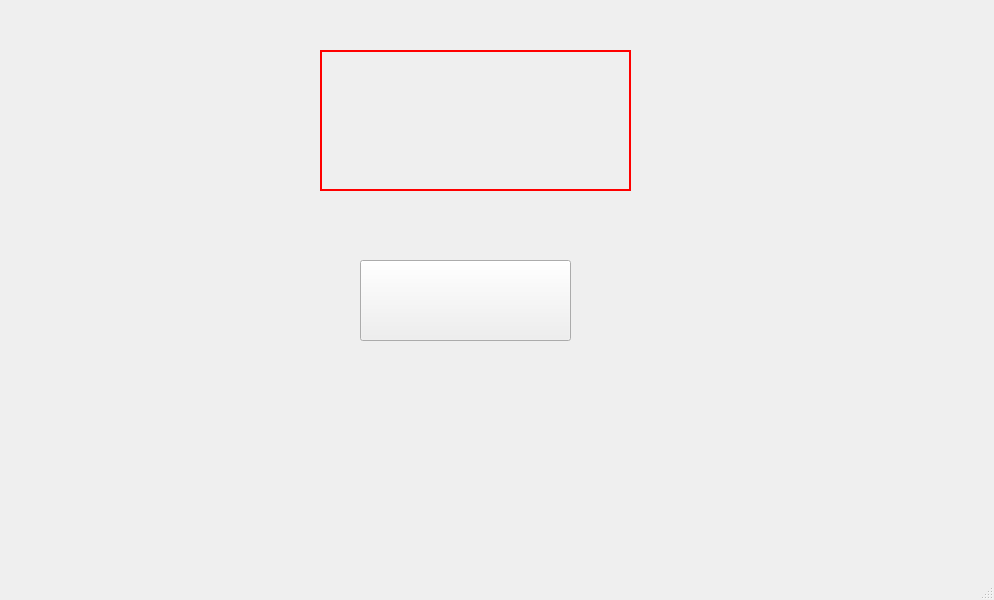
<?xml version="1.0" encoding="UTF-8"?>
<ui version="4.0">
 <class>MainWindow</class>
 <widget class="QMainWindow" name="MainWindow">
  <property name="geometry">
   <rect>
    <x>0</x>
    <y>0</y>
    <width>994</width>
    <height>600</height>
   </rect>
  </property>
  <property name="font">
   <font>
    <pointsize>36</pointsize>
   </font>
  </property>
  <property name="windowTitle">
   <string>MainWindow</string>
  </property>
  <widget class="QWidget" name="centralwidget">
   <property name="font">
    <font>
     <pointsize>36</pointsize>
    </font>
   </property>
   <property name="styleSheet">
    <string notr="true">QLabel{
border:2px solid red;
padding:10;
}
</string>
   </property>
   <widget class="QPushButton" name="pushButton">
    <property name="geometry">
     <rect>
      <x>360</x>
      <y>260</y>
      <width>211</width>
      <height>81</height>
     </rect>
    </property>
    <property name="text">
     <string/>
    </property>
   </widget>
   <widget class="QLabel" name="label">
    <property name="geometry">
     <rect>
      <x>320</x>
      <y>50</y>
      <width>311</width>
      <height>141</height>
     </rect>
    </property>
    <property name="font">
     <font>
      <pointsize>20</pointsize>
     </font>
    </property>
    <property name="text">
     <string/>
    </property>
   </widget>
   <widget class="QLabel" name="label_2">
    <property name="geometry">
     <rect>
      <x>320</x>
      <y>50</y>
      <width>311</width>
      <height>141</height>
     </rect>
    </property>
    <property name="font">
     <font>
      <pointsize>20</pointsize>
     </font>
    </property>
    <property name="text">
     <string/>
    </property>
   </widget>
  </widget>
  <widget class="QMenuBar" name="menubar">
   <property name="geometry">
    <rect>
     <x>0</x>
     <y>0</y>
     <width>994</width>
     <height>70</height>
    </rect>
   </property>
  </widget>
  <widget class="QStatusBar" name="statusbar"/>
 </widget>
 <resources/>
 <connections/>
</ui>
